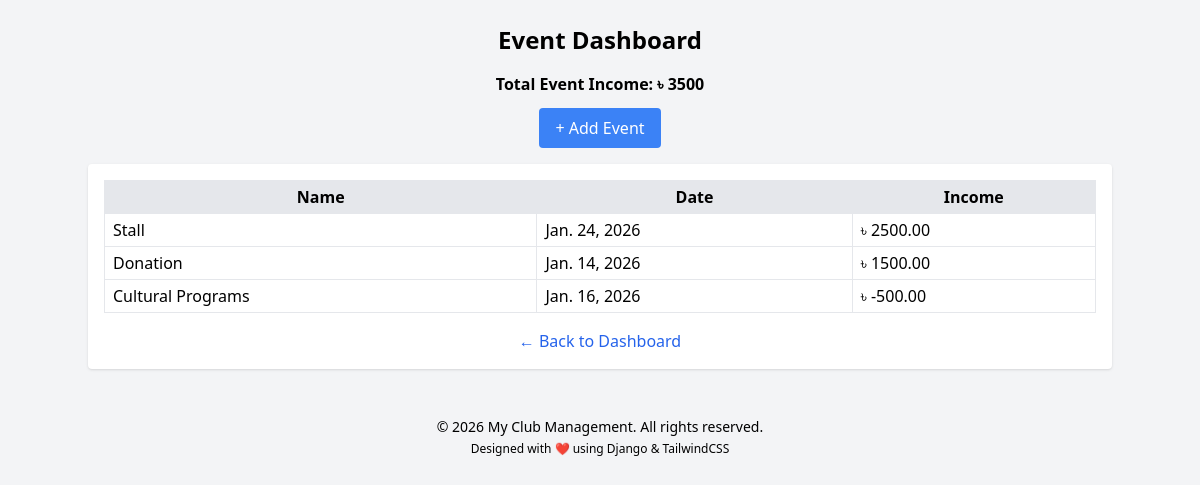
/events/, run on an earlier commit of the app's database.
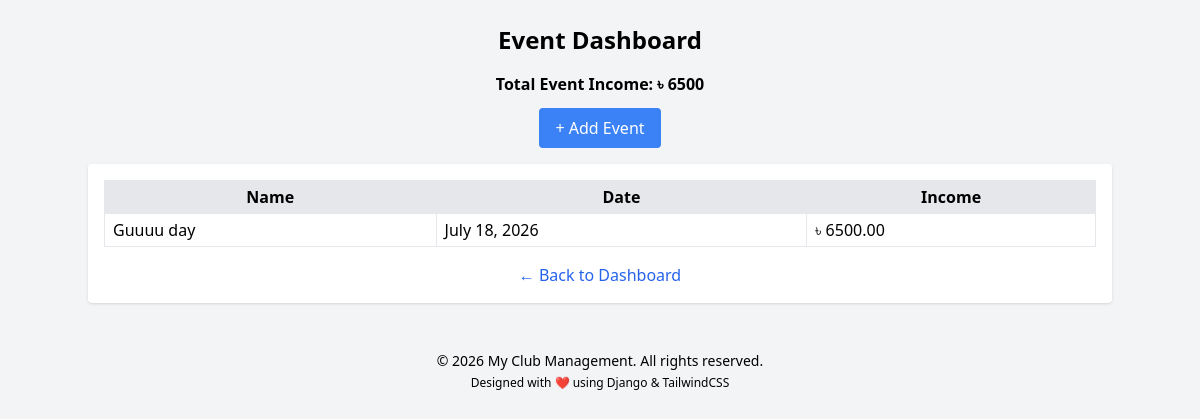
And on a later commit of the database.
### core/models.py (models this page shows, shortened)
class Event(models.Model):
    name = models.CharField(max_length=100)
    event_date = models.DateField()
    income = models.DecimalField(max_digits=10, decimal_places=2)

### core/views.py (the view)
# urls.py: path('events/', views.event_dashboard, name='event_dashboard'),
def event_dashboard(request):
    events = Event.objects.all()
    events = Event.objects.all()
    total_income = events.aggregate(total=Sum('income'))['total'] or 0
    context = {
        'events': events,
        'total': total_income,  # matches your template variable {{ total }}
    }
    return render(request, 'core/dashboard_events.html', context)

### core/templates/core/dashboard_events.html (shortened to what this page needs)
<!DOCTYPE html>
<html>
<head>
    <script src="https://cdn.tailwindcss.com"></script>
</head>
<body class="bg-gray-100 p-6">
<div class="max-w-7xl mx-auto text-center mb-4">
    <h2 class="text-2xl font-bold mb-4">Event Dashboard</h2>
    <p class="mb-3 font-semibold">Total Event Income: ৳ {{ total }}</p>
    <a href="{% url 'add_event' %}" class="bg-blue-500 text-white px-4 py-2 rounded hover:bg-blue-600 mb-4 inline-block">+ Add Event</a>
    <div class="bg-white shadow rounded p-4 max-w-5xl mx-auto">
        <table class="table-auto w-full border-collapse border border-gray-300">
            <thead>
                <tr class="bg-gray-200">
                    <th class="border px-2 py-1">Name</th>
                    <th class="border px-2 py-1">Date</th>
                    <th class="border px-2 py-1">Income</th>
                </tr>
            </thead>
            <tbody>
                {% for e in events %}
                <tr>
                    <td class="border px-2 py-1 text-left">{{ e.name }}</td>
                    <td class="border px-2 py-1 text-left">{{ e.event_date }}</td>
                    <td class="border px-2 py-1 text-left">৳ {{ e.income }}</td>
                </tr>
                {% empty %}
                <tr>
                    <td class="border px-2 py-1 text-center" colspan="3">No events yet</td>
                </tr>
                {% endfor %}
            </tbody>
        </table>
        <div class="text-center mt-4">
            <a href="{% url 'main_dashboard' %}" class="text-blue-600 hover:underline font-medium">
                ← Back to Dashboard</a>
        </div>
    </div>
</div>
</body>
<footer class="bg-white-800 text-black py-4 mt-8">
    <div class="max-w-6xl mx-auto text-center">
        <p class="text-sm">
            &copy; 2026 My Club Management. All rights reserved.</p>
        <p class="text-xs mt-1">
            Designed with ❤️ using Django & TailwindCSS</p>
    </div>
</footer>
</html>

What changed in the data, as far as the page shows it:
removed Event: name "Stall", event_date "Jan. 24, 2026", income "2500.00"
removed Event: name "Donation", event_date "Jan. 14, 2026", income "1500.00"
removed Event: name "Cultural Programs", event_date "Jan. 16, 2026", income "-500.00"
added Event: name "Guuuu day", event_date "July 18, 2026", income "6500.00"
Also different on the page:
{{ total }}: "3500" → "6500"
